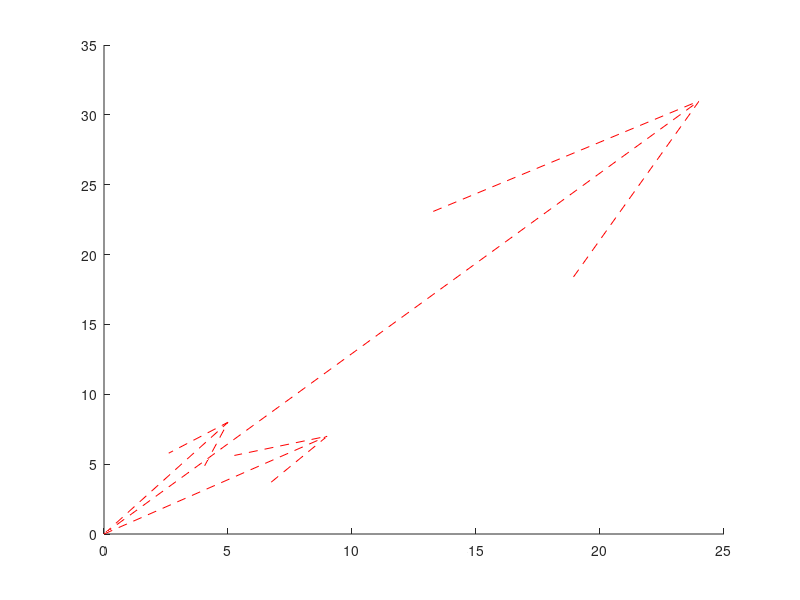

MATLAB code to generate this figure: (Note: this script raises an error after producing the figure.)
clc; clear; close all

A = [9 5 24;
     7 8 31;
     9 4 21];

b = [3;
     8;
     4];

%% Reduced Row Echelon Form
A_reduced = rref(A);
disp(A_reduced)

%% Find the rank using the rank function

Rank_A = rank(A);

%% Find a basis for the range and null spaces 
% orth(A)
% null(A)
%% Plot the columns of A
U = A(1,:);
V = A(2,:);
W = A(3,:);

X = zeros(1,3);
Y = zeros(1,3);
Z = zeros(1,3);

quiver3(X,Y,Z,U,V,W,'r--','AutoScale','off',LineWidth=2)
hold on
%% Plot b
U = b(1);
V = b(2);
W = b(3);

X = 0;
Y = 0;
Z = 0;

quiver3(X,Y,Z,U,V,W,'b','AutoScale','off',LineWidth=2)

%% Plot y
xs = pinv(A)*b;
y = A*xs;

U = y(1);
V = y(2);
W = y(3);

X = 0;
Y = 0;
Z = 0;

quiver3(X,Y,Z,U,V,W,'g','AutoScale','off',LineWidth=2)
